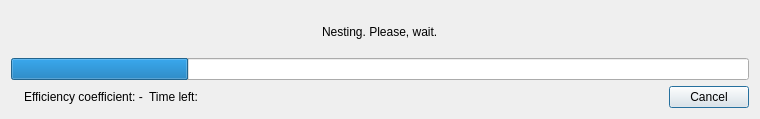
<?xml version="1.0" encoding="UTF-8"?>
<ui version="4.0">
 <class>DialogLayoutProgress</class>
 <widget class="QDialog" name="DialogLayoutProgress">
  <property name="windowModality">
   <enum>Qt::ApplicationModal</enum>
  </property>
  <property name="geometry">
   <rect>
    <x>0</x>
    <y>0</y>
    <width>760</width>
    <height>119</height>
   </rect>
  </property>
  <property name="windowTitle">
   <string>Create a Layout</string>
  </property>
  <property name="windowIcon">
   <iconset resource="../../../libs/vmisc/share/resources/icon.qrc">
    <normaloff>:/icon/64x64/icon64x64.png</normaloff>:/icon/64x64/icon64x64.png</iconset>
  </property>
  <property name="modal">
   <bool>true</bool>
  </property>
  <layout class="QVBoxLayout" name="verticalLayout">
   <item alignment="Qt::AlignHCenter">
    <widget class="QLabel" name="label">
     <property name="sizePolicy">
      <sizepolicy hsizetype="Preferred" vsizetype="Preferred">
       <horstretch>0</horstretch>
       <verstretch>0</verstretch>
      </sizepolicy>
     </property>
     <property name="text">
      <string>Nesting. Please, wait.</string>
     </property>
    </widget>
   </item>
   <item>
    <widget class="QProgressBar" name="progressBar">
     <property name="sizePolicy">
      <sizepolicy hsizetype="Expanding" vsizetype="Fixed">
       <horstretch>0</horstretch>
       <verstretch>0</verstretch>
      </sizepolicy>
     </property>
     <property name="value">
      <number>24</number>
     </property>
     <property name="textVisible">
      <bool>false</bool>
     </property>
     <property name="textDirection">
      <enum>QProgressBar::TopToBottom</enum>
     </property>
     <property name="format">
      <string notr="true">%p%</string>
     </property>
    </widget>
   </item>
   <item>
    <layout class="QHBoxLayout" name="horizontalLayout">
     <item>
      <widget class="QLabel" name="labelProgress">
       <property name="text">
        <string notr="true"/>
       </property>
      </widget>
     </item>
     <item>
      <widget class="QLabel" name="labelMessage">
       <property name="text">
        <string>Efficiency coefficient: -</string>
       </property>
      </widget>
     </item>
     <item>
      <widget class="QLabel" name="labelTimeLeft">
       <property name="text">
        <string>Time left:</string>
       </property>
      </widget>
     </item>
     <item>
      <widget class="QDialogButtonBox" name="buttonBox">
       <property name="standardButtons">
        <set>QDialogButtonBox::Cancel</set>
       </property>
      </widget>
     </item>
    </layout>
   </item>
  </layout>
 </widget>
 <resources>
  <include location="../../../libs/vmisc/share/resources/icon.qrc"/>
 </resources>
 <connections/>
</ui>
